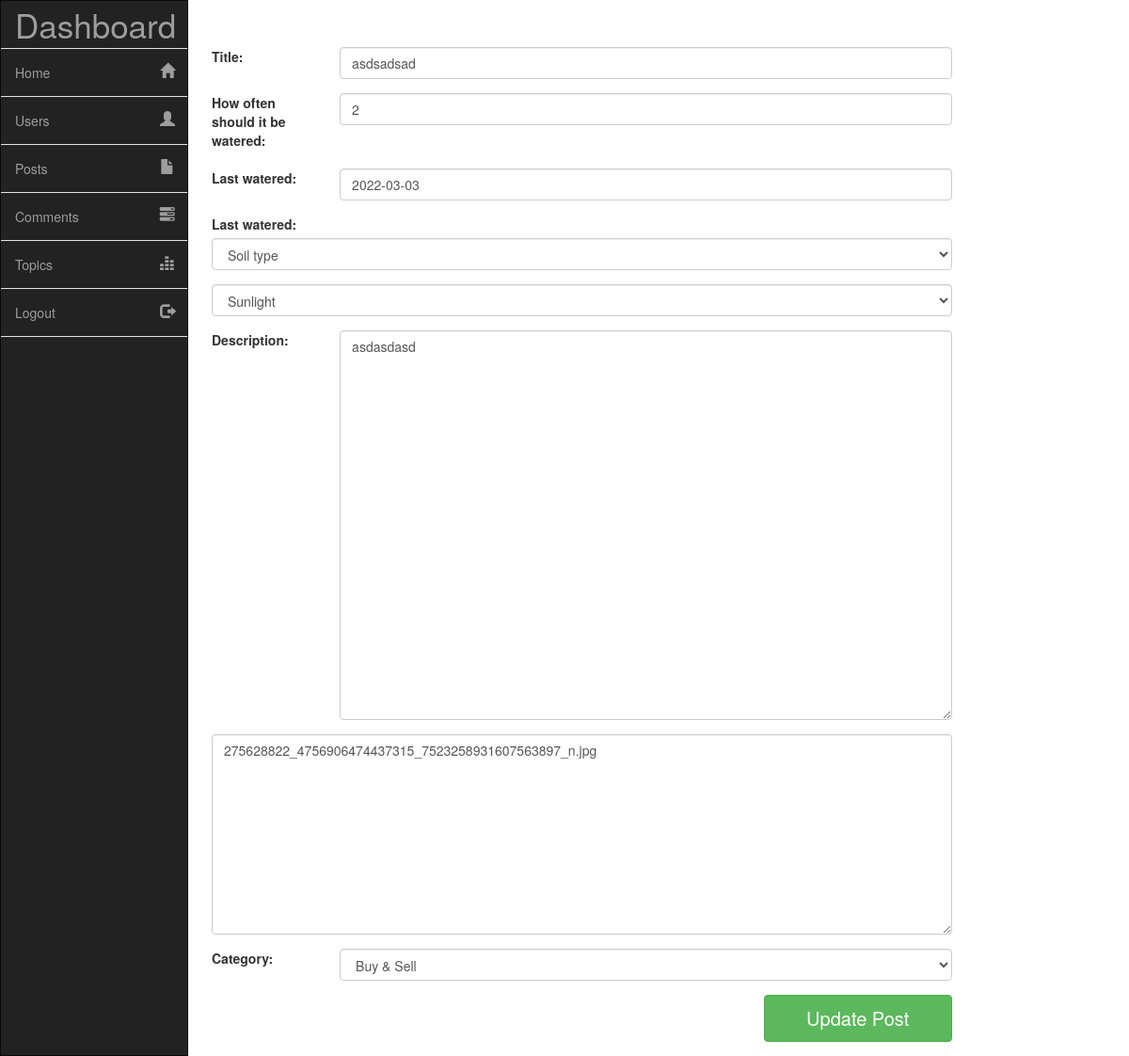
Page /admin/edit_post.php?post_id=160 (signed in) on the committed database.
### tables this page shows
CREATE TABLE `posts` (
  `post_id` int(11) NOT NULL,
  `user_id` int(11) NOT NULL,
  `topic_id` int(11) NOT NULL,
  `post_title` text NOT NULL,
  `post_content` text NOT NULL,
  `post_date` timestamp NOT NULL DEFAULT current_timestamp() ON UPDATE current_timestamp(),
  `post_water` text NOT NULL,
  `post_watered` text NOT NULL,
  `post_soil` text NOT NULL,
  `post_sun` text NOT NULL,
  `post_plant` text NOT NULL
);

CREATE TABLE `topics` (
  `topic_id` int(11) NOT NULL,
  `topic_title` varchar(100) NOT NULL
);

### admin/edit_post.php (the view, shortened to what this page needs)
<?php
	include ( "../includes/connection.php" );
	include ( "../functions/functions.php" );
	if ( !isset( $_SESSION['admin_email'] ) ) {
		header( "location: login.php" );
	}else {
		include( "header.php" );
		if ( isset( $_GET['post_id'] ) ) {
			$post_id = $_GET['post_id'];
			$query = "SELECT * from posts where post_id='$post_id'";
			$run_query = mysqli_query( $connection, $query );
			$row = mysqli_fetch_array( $run_query );
			$topic_id = $row['topic_id'];
			$post_title = $row['post_title'];
			$post_water = $row['post_water'];
			$post_watered = $row['post_watered'];
			$post_content = $row['post_content'];
			$post_plant = $row['post_plant'];
			$topic_query = "SELECT * from topics where topic_id='$topic_id'";
			$run_topic_query = mysqli_query( $connection, $topic_query );
			$row_topic = mysqli_fetch_array( $run_topic_query );
			$cat_name = $row_topic['topic_title'];
		}
?>
<div class="col-sm-10">
	<br><br>
	<form action="" method="post" class="form-horizontal">
		<div class="form-group">
			<label for="post_title" class="col-sm-2">Title:</label>
			<div class="col-sm-10">
				<input type="text" name="post_title" class="form-control" value="<?php echo $post_title; ?>">
			</div>
		</div>
		<div class="form-group">
			<label for="post_water" class="col-sm-2">How often should it be watered:</label>
			<div class="col-sm-10">
				<input type="text" name="post_water" class="form-control" value="<?php echo $post_water; ?>">
			</div>
		</div>
		<div class="form-group">
			<label for="post_watered" class="col-sm-2">Last watered:</label>
			<div class="col-sm-10">
				<input type="text" name="post_watered" class="form-control" value="<?php echo $post_watered; ?>">
			</div>
		</div>
		<div class="form-group">
		<label for="post_soil" class="col-sm-2">Last watered:</label>
					<div class="col-sm-12">
					<select name="soil" type="text" class="form-control" value="<?php echo $post_soil; ?>">
  					<option selected>Soil type</option>
				</select>
			</div>
		</div>
		<div class="form-group">
					<div class="col-sm-12">
					<select name="sun" type="text" class="form-control" value="<?php echo $post_sun; ?>">
  						<option selected>Sunlight</option>
					</select>
					</div>
				</div>
		<div class="form-group">
			<label for="post_content" class="col-sm-2">Description:</label>
			<div class="col-sm-10">
				<textarea name="post_content" class="form-control" rows="20"><?php echo $post_content; ?></textarea>
			</div>
		</div>
		<div class="form-group">
				<div class="col-sm-12">
					<textarea name="plant" class="form-control" cols="30" rows="10"><?php echo $post_plant; ?></textarea>
				</div>
		</div>
		<div class="form-group">
			<label for="topic" class="col-sm-2">Category:</label>
			<div class="col-sm-10">
				<select name="topic" class="form-control">
					<option value="<?php echo $topic_id; ?>"><?php echo $cat_name; ?></option>
				</select>
			</div>
		</div>
		<div class="form-group">
			<div class="col-sm-12">
				<input type="submit" name="update" class="btn btn-success drew pull-right" value="Update Post">
			</div>
		</div>
	</form>
</div>
<?php include( "footer.php" ); ?>
<?php } ?>

### admin/assets/css/main.css (style rules this page uses)
body, html { height: 100%; }

### rows in the picture
posts: post_title "asdsadsad", post_water "2", post_watered "2022-03-03", post_content "asdasdasd", plant "275628822_4756906474437315_7523258931607563897_n.jpg"
topics: topic "Buy & Sell"
